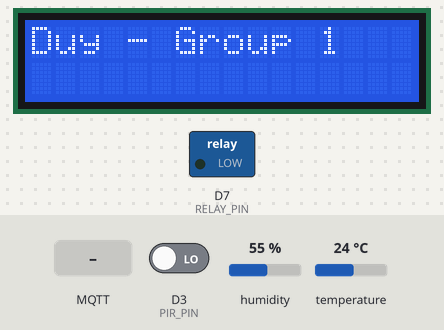
The sketch below on a simulated ESP8266 (Wemos D1 mini). Shown: 16×2 character LCD, switched loads named in the sketch (green lamp = pin HIGH). The inputs (shaded band) are chosen by the test bench; at power-on: D3 (PIR_PIN) LOW, humidity 55 %, temperature 24 °C. WiFi joins after 1.5 s; servers stay silent unless stated; random numbers use the default seed unless the sketch sets one; no MQTT or app messages arrive unless stated; what the sketch prints to the serial monitor is not drawn.

Above: at 3.7 s.
3.8 s: D3 (PIR_PIN) driven HIGH
At 5.0 s:
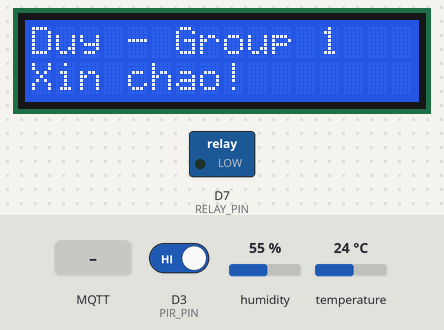
5.3 s: D3 (PIR_PIN) driven LOW
At 6.2 s:
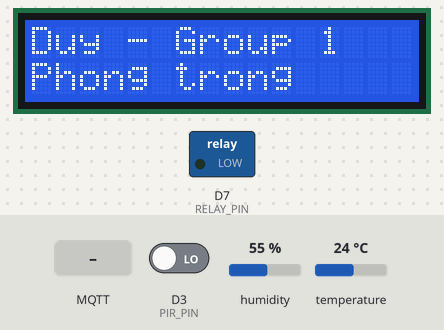
6.8 s: MQTT message "FAN_ON" arrives on the first subscribed topic
At 8.0 s:
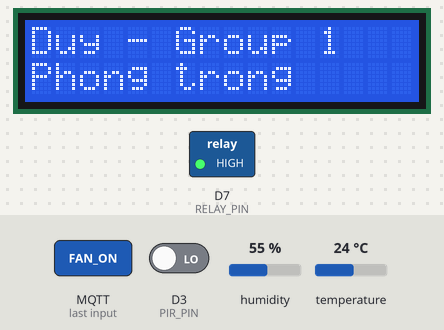
9.8 s: D3 (PIR_PIN) driven HIGH
At 10.8 s:
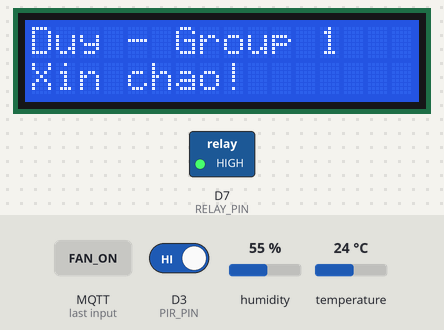
Timing chart, 0 to 12.8 s (numbered marks = the images above; inputs shaded):
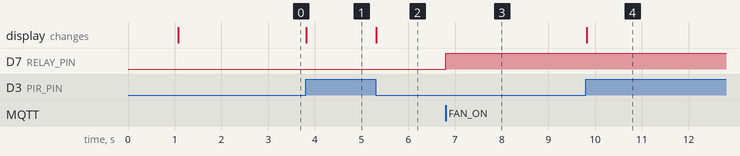

Measured:
- after the input at 3.8 s, the display: changes at once (image 1)
- after the input at 5.3 s, the display: changes at once (image 2)
- after the input at 6.8 s, D7 (RELAY_PIN): LOW → HIGH at once
- after the input at 9.8 s, the display: changes at once (image 4)

The sketch:

projectCSN302.ino
```cpp
#include <ESP8266WiFi.h>
#include <PubSubClient.h>
#include <DHT.h>
#include <Wire.h>
#include <LiquidCrystal_I2C.h>
#include <espnow.h>

// ================= THÔNG SỐ MẠNG & MQTT =================
const char* ssid = "CyberCenter";
const char* password = "";
const char* mqtt_server = "broker.hivemq.com";

// ================= CẤU HÌNH CHÂN (PINOUT) =================
#define PIR_PIN    D3
#define DHTPIN     D5
#define RELAY_PIN  D7

#define DHTTYPE DHT11
DHT dht(DHTPIN, DHTTYPE);

WiFiClient espClient;
PubSubClient client(espClient);
LiquidCrystal_I2C lcd(0x27, 16, 2);

int lastPirState = LOW;
unsigned long lastDHTRead = 0;
unsigned long lastReconnectAttempt = 0;

// --- HÀM HỨNG SÓNG TỪ ESP32 ---
void onDataRecv(uint8_t * mac, uint8_t *incomingData, uint8_t len) {
  char msg[len + 1];
  memcpy(msg, incomingData, len);
  msg[len] = '\0';

  Serial.println(">> NHAN TU ESP32: " + String(msg));

  // Đẩy lên Java qua đúng topic mà Java đang subscribe
  if (client.connected()) {
    client.publish("lab/node1/auth", msg);
    Serial.println(">> Da day data len MQTT Topic: lab/node1/auth");
  } else {
    Serial.println(">> Loi: Chua co ket noi MQTT de day data!");
  }
}

void setup_wifi() {
  delay(10);
  Serial.println("\nConnecting WiFi...");
  WiFi.begin(ssid, password);
  while (WiFi.status() != WL_CONNECTED) {
    delay(500);
    Serial.print(".");
  }
  Serial.println("\nWiFi OK!");

  // BƯỚC QUAN TRỌNG: In kênh WiFi để cấu hình cho ESP32
  Serial.print("CRITICAL: WiFi Channel is: ");
  Serial.println(WiFi.channel());
}

void publishStatus(int motion, float t = -1, float h = -1) {
  if (!client.connected()) return;
  String payload = "{\"motion\":" + String(motion);
  if (t != -1) {
    payload += ", \"temp\":" + String(t) + ", \"hum\":" + String(h);
  }
  payload += "}";
  client.publish("lab/node2/status", payload.c_str());
}

void callback(char* topic, byte* payload, unsigned int length) {
  String message = "";
  for (int i = 0; i < length; i++) message += (char)payload[i];
  if (message == "FAN_ON") digitalWrite(RELAY_PIN, HIGH);
  else if (message == "FAN_OFF") digitalWrite(RELAY_PIN, LOW);
}

boolean reconnect() {
  String clientId = "Node2-Wemos-";
  clientId += String(random(0xffff), HEX);
  if (client.connect(clientId.c_str())) {
    client.subscribe("lab/node2/control");
    Serial.println("MQTT Connected!");
  }
  return client.connected();
}

void setup() {
  Serial.begin(115200);
  delay(1000); // Đợi 1 giây cho điện áp ổn định
  Serial.println("--- DANG CHAY ROI NE DUY OI ---");
  pinMode(PIR_PIN, INPUT);
  pinMode(RELAY_PIN, OUTPUT);
  digitalWrite(RELAY_PIN, LOW);

  lcd.init();
  lcd.backlight();
  lcd.setCursor(0, 0); lcd.print("Duy - Group 1");

  dht.begin();
  setup_wifi();

  // Khởi tạo ESP-NOW (phải sau khi có WiFi)
  if (esp_now_init() == 0) {
    Serial.println("ESP-NOW Ready");
    esp_now_set_self_role(ESP_NOW_ROLE_SLAVE);
    esp_now_register_recv_cb(onDataRecv);
  }

  client.setServer(mqtt_server, 1883);
  client.setCallback(callback);
}

void loop() {
  if (WiFi.status() == WL_CONNECTED) {
    if (!client.connected()) {
      unsigned long now = millis();
      if (now - lastReconnectAttempt > 5000) {
        lastReconnectAttempt = now;
        if (reconnect()) lastReconnectAttempt = 0;
      }
    } else {
      client.loop();
    }
  }

  int currentPirState = digitalRead(PIR_PIN);
  if (currentPirState != lastPirState) {
    if (currentPirState == HIGH) {
      lcd.setCursor(0, 1); lcd.print("Xin chao!      ");
      publishStatus(1);
    } else {
      lcd.setCursor(0, 1); lcd.print("Phong trong    ");
      publishStatus(0);
    }
    lastPirState = currentPirState;
  }

  unsigned long currentMillis = millis();
  if (currentMillis - lastDHTRead > 5000) {
    lastDHTRead = currentMillis;
    float h = dht.readHumidity();
    float t = dht.readTemperature();
    if (!isnan(h) && !isnan(t)) publishStatus(currentPirState, t, h);
  }
}
```
